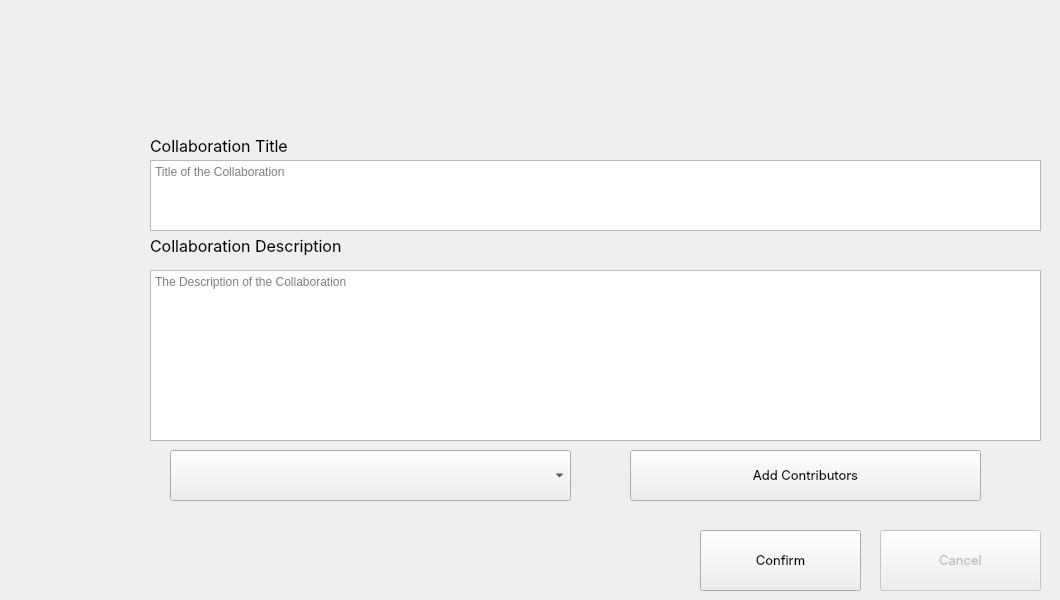
    <widget class="QWidget" name="page_26">
     <widget class="QPushButton" name="collaborationCreationConfirmButton">
      <property name="geometry">
       <rect>
        <x>700</x>
        <y>530</y>
        <width>161</width>
        <height>61</height>
       </rect>
      </property>
      <property name="font">
       <font>
        <family>-apple-system</family>
        <pointsize>10</pointsize>
       </font>
      </property>
      <property name="text">
       <string>Confirm</string>
      </property>
      <property name="icon">
       <iconset>
        <normaloff>../../../Desktop/Smart-research-publication-management/icons/save.svg</normaloff>../../../Desktop/Smart-research-publication-management/icons/save.svg</iconset>
      </property>
     </widget>
     <widget class="QPushButton" name="collaborationCreationCancelButton">
      <property name="enabled">
       <bool>false</bool>
      </property>
      <property name="geometry">
       <rect>
        <x>880</x>
        <y>530</y>
        <width>161</width>
        <height>61</height>
       </rect>
      </property>
      <property name="font">
       <font>
        <family>-apple-system</family>
        <pointsize>10</pointsize>
       </font>
      </property>
      <property name="text">
       <string>Cancel</string>
      </property>
     </widget>
     <widget class="QFrame" name="collaborationCreationFrame">
      <property name="geometry">
       <rect>
        <x>140</x>
        <y>130</y>
        <width>911</width>
        <height>381</height>
       </rect>
      </property>
      <property name="frameShape">
       <enum>QFrame::Shape::NoFrame</enum>
      </property>
      <property name="frameShadow">
       <enum>QFrame::Shadow::Raised</enum>
      </property>
      <widget class="QPlainTextEdit" name="collaborationCreationCollaborationTitileEdit">
       <property name="geometry">
        <rect>
         <x>10</x>
         <y>30</y>
         <width>891</width>
         <height>71</height>
        </rect>
       </property>
       <property name="placeholderText">
        <string>Title of the Collaboration</string>
       </property>
      </widget>
      <widget class="QTextEdit" name="collaborationCreationCollaborationDescriptionEdit">
       <property name="geometry">
        <rect>
         <x>10</x>
         <y>140</y>
         <width>891</width>
         <height>171</height>
        </rect>
       </property>
       <property name="placeholderText">
        <string>The Description of the Collaboration</string>
       </property>
      </widget>
      <widget class="QLabel" name="collaborationCreationCollaborationTitleLabel">
       <property name="geometry">
        <rect>
         <x>10</x>
         <y>0</y>
         <width>251</width>
         <height>31</height>
        </rect>
       </property>
       <property name="font">
        <font>
         <family>-apple-system</family>
         <pointsize>12</pointsize>
        </font>
       </property>
       <property name="text">
        <string>Collaboration Title</string>
       </property>
      </widget>
      <widget class="QLabel" name="collaborationCreationCollaborationDescriptionLabel">
       <property name="geometry">
        <rect>
         <x>10</x>
         <y>100</y>
         <width>251</width>
         <height>31</height>
        </rect>
       </property>
       <property name="font">
        <font>
         <family>-apple-system</family>
         <pointsize>12</pointsize>
        </font>
       </property>
       <property name="text">
        <string>Collaboration Description</string>
       </property>
      </widget>
      <widget class="QComboBox" name="collaboartionCreationPublicationMenu">
       <property name="geometry">
        <rect>
         <x>30</x>
         <y>320</y>
         <width>401</width>
         <height>51</height>
        </rect>
       </property>
      </widget>
      <widget class="QPushButton" name="collaborationCreationAddContributorsButton">
       <property name="geometry">
        <rect>
         <x>490</x>
         <y>320</y>
         <width>351</width>
         <height>51</height>
        </rect>
       </property>
       <property name="font">
        <font>
         <family>-apple-system</family>
         <pointsize>10</pointsize>
        </font>
       </property>
       <property name="text">
        <string>Add Contributors</string>
       </property>
      </widget>
     </widget>
    </widget>
